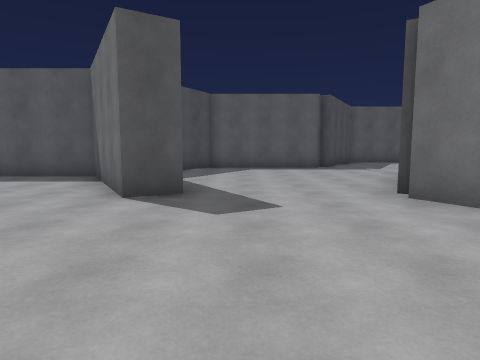
[1] (above)

21 first-person views from a walk through a scene from a Unity 3-D project. The camera is 1.4 m above the floor, tilts 6° down and sees 75° across. The floor is counted in squares, 2 m on a side. Each view is taken from the middle of a square. On the plan, view 1 faces up. The plan holds only what a view shows up to about 10 squares ahead; the rest is blank. The place goes on beyond the plan.

[2]
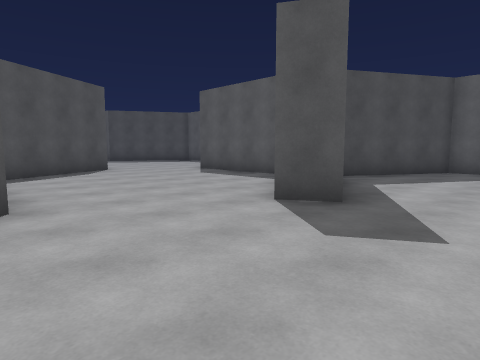

[3]
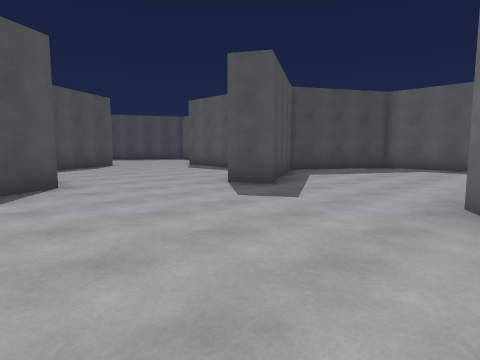

[4]
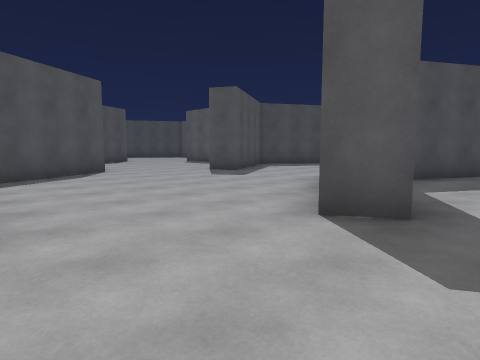

[5]
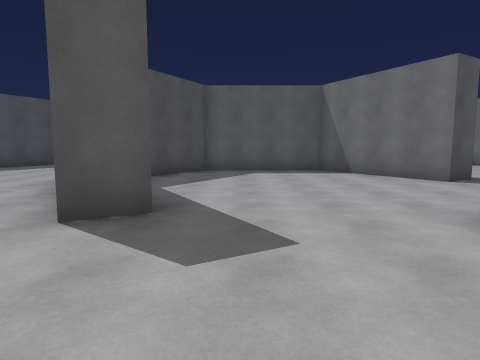

[6]
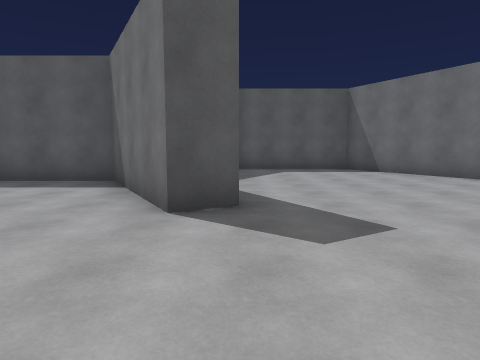

[7]
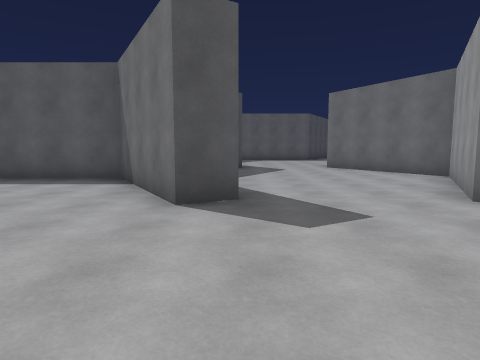

[8]
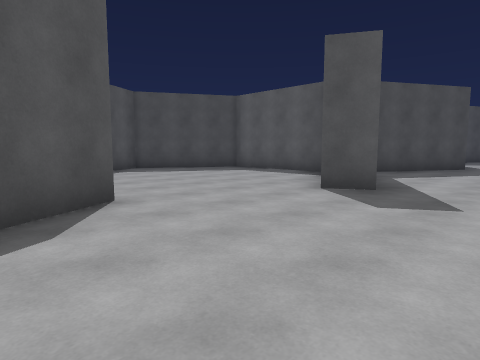

[9]
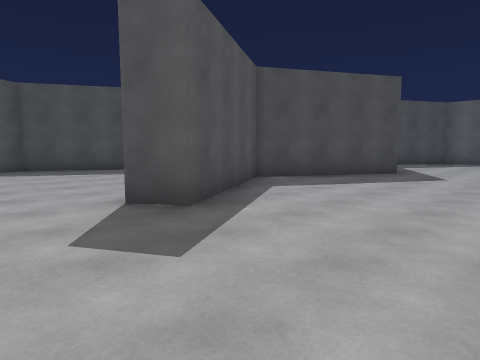

[10]
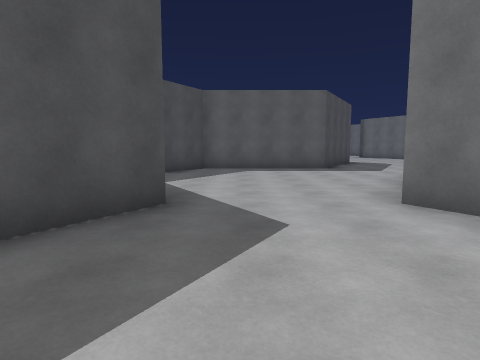

[11]
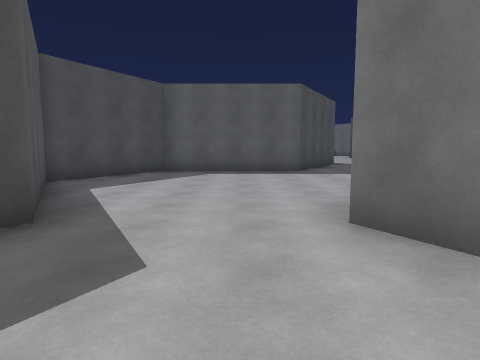

[12]
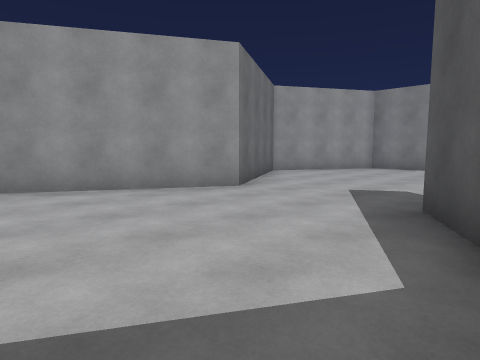

[13]
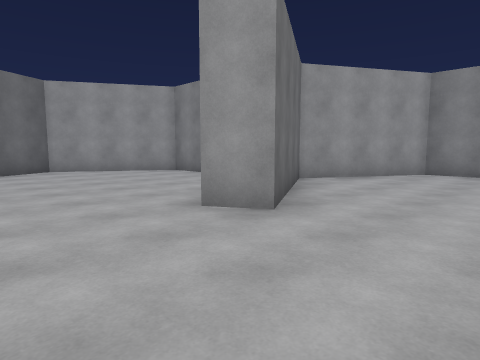

[14]
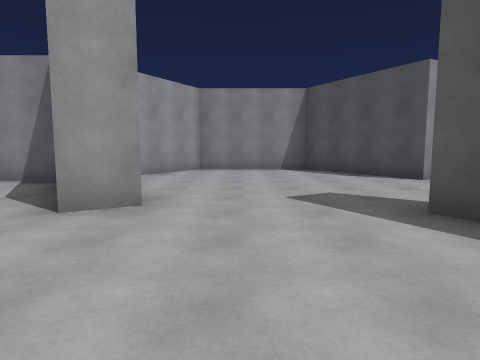

[15]
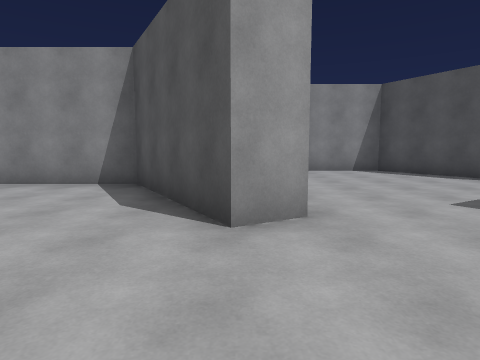

[16]
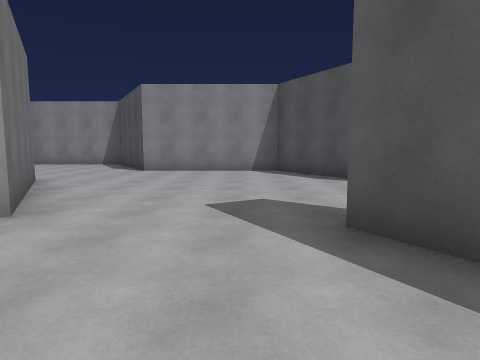

[17]
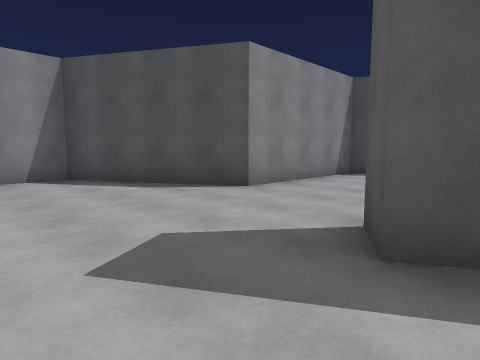

[18]
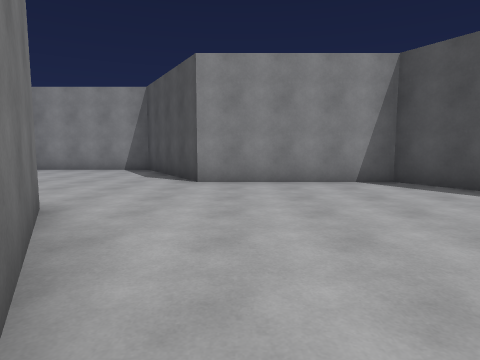

[19]
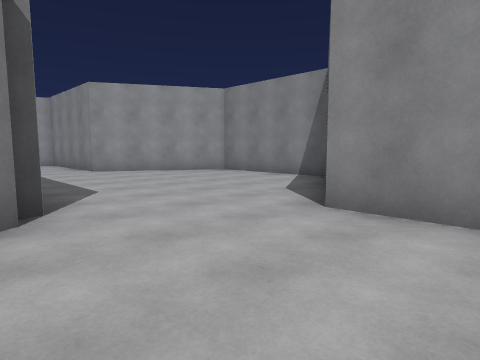

[20]
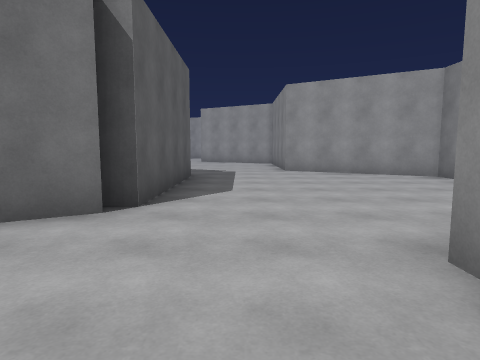

[21]
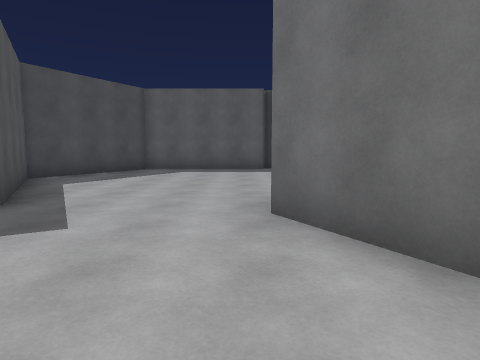

### Floor plan
Points are (right, up) in squares from view 1. A wall is a line through its corners. A room is listed if a view was taken in it or the views show most of it. See-through windows are left out.
Room 1 (views 1, 2, 3, 21)
walls: (-3, 1.6) (-1, -1.9) (3, -1.9); (3.3, 2.6) (2.3, 4.3); (2.8, 11) (-1, 11) (-2.7, 7.9) (-0.9, 4.7) (-1.6, 4.3) (-3.5, 7.5) (-6.9, 7.5); (-8.9, 5.1) (-7.2, 2.1)
ways out: opening at (3.5, -0.5) to room 2; opening at (-8, 7); opening at (3, 9.5)
Room 2 (views 4, 5, 6, 7, 8, 9, 10, 11, 12, 13, 14, 15, 16, 17, 18, 19, 20)
walls: (10.7, 5.1) (11, 4.7) (10.2, 4.3) (8.4, 7.5) (5, 7.5) (3.9, 5.5); (10.6, 10.4) (9.1, 7.9) (9.7, 6.9); (16.8, 1.6) (20.3, 1.6) (22, 4.5) (20, 8) (22, 11.4) (20, 14.9); (10.5, -2.8) (8.3, 0.9) (9.1, 1.3) (11, -1.9) (14.3, -1.9) (16, 1.1) (14.2, 4.3) (14.9, 4.7) (15.7, 3.4); (4.5, 2.2) (5.1, 1.3) (4.2, 0.8); (3, -1.9) (4.9, -5.3) (8.9, -5.3); (21, 21.6) (20.8, 21.2) (16.8, 21.2) (15.1, 18.3) (17.1, 14.8) (15.1, 11.4) (17, 8.2) (16.2, 7.7) (14.4, 11) (10.9, 11)
ways out: opening at (3.5, -0.5) to room 1; opening at (10, -4) to room 3
Room 3 (no view inside)
walls: (8.9, -5.3) (10.8, -8.7) (14.4, -8.7) (16.4, -5.3); (14.6, -2.8) (10.6, -2.8) (10.6, -2.4)
ways out: opening at (10, -4) to room 2; opening at (15.5, -4.5)

Positions as (right, up) in squares from view 1, and headings:
1: (0, 0), facing up
2: (1, 1), facing up-left
3: (3, 0), facing up-left
4: (6, -2), facing up-left
5: (6, -2), facing up
6: (11, 1), facing up
7: (17, 4), facing up
8: (19, 3), facing up-left
9: (20, 6), facing up-left
10: (18, 11), facing up
11: (19, 12), facing up
12: (16, 12), facing down-right
13: (12, 7), facing down-right
14: (13, 8), facing down
15: (9, 4), facing down
16: (6, 4), facing down
17: (7, 2), facing down-left
18: (8, 1), facing down
19: (7, -2), facing down-right
20: (7, -4), facing right
21: (2, 1), facing up
